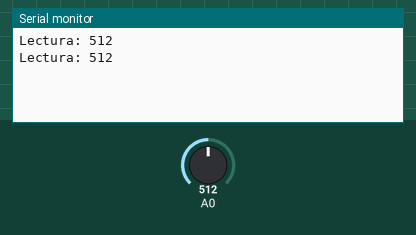
Simulated run of this sketch. Board: Arduino Uno, built with avr-gcc and run on an emulated ATmega328P. On the bench: the last lines printed to the serial monitor. The test bench sets the inputs (shaded band); at power-on: A0 = 512.

Above: at 1.8 s.
1.9 s: A0 set to 716
At 2.8 s:
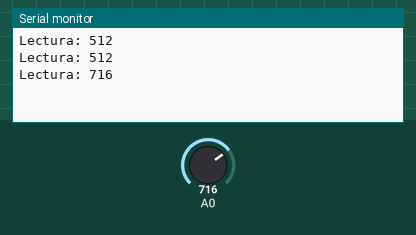
3.4 s: A0 set to 900
At 4.8 s:
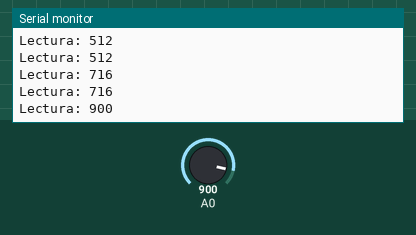
Timing chart, 0 to 6.4 s (numbered marks = the images above; inputs shaded):
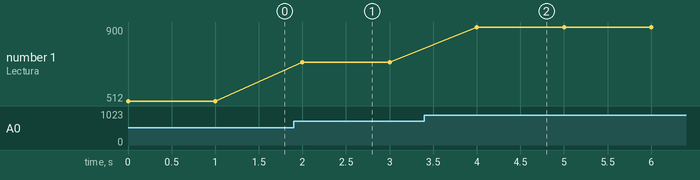

Measured:
- after the input at 1.9 s, the serial monitor: prints a new line after 0.10 s (image 1)
- after the input at 3.4 s, the serial monitor: prints a new line after 0.60 s (image 2)
- plotted number 1: 512 → 716 after the input at 1.9 s, 716 → 900 after the input at 3.4 s

The sketch:

itaPOTread.ino
```cpp
int lectura;

void setup()
{
  Serial.begin(9600);
}

void loop()
{
  lectura = analogRead(0);
  Serial.print("Lectura: ");
  Serial.println(lectura);
  delay(1000);
}
```
